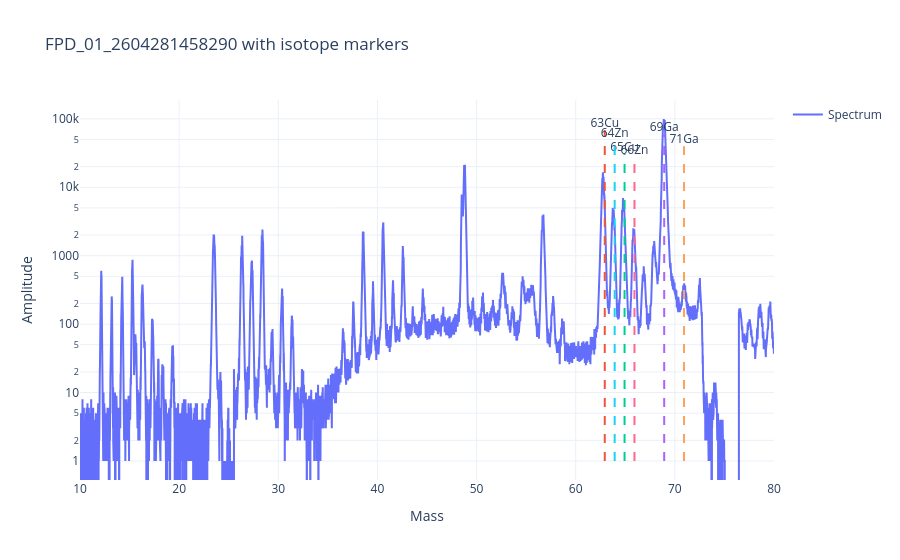

Here is the notebook cell this chart was saved with:
### Code cell
fig = spec.plot_with_element_markers_interactive(
    isotope_table=isotopes,
    elements=["Cu", "Ga", "Zn"],
    xlim=(10, 80),
    log_y=True,
    min_abundance=0.1,
)

fig

### Figure 1 — Plotly figure (JSON) as saved in the notebook; plotly's stock layout.template omitted (floating-point values rounded to 4 significant figures; data arrays with more than 128 entries replaced by an {"elided": "..."} marker saying what was removed)
{"data": [{"hovertemplate": "Mass: %{x:.4f}<br>Amplitude: %{y}<extra></extra>", "mode": "lines", "name": "Spectrum", "type": "scatter", "x": {"elided": "12000 float values"}, "y": {"elided": "12000 float values"}}, {"hovertemplate": "Element: Cu<br>Isotope: 63Cu<br>Exact mass: %{x:.5f}<br>Abundance: 69.15 %<extra></extra>", "line": {"dash": "dash"}, "mode": "lines+text", "name": "Cu", "showlegend": false, "text": ["", "63Cu"], "textposition": "top center", "type": "scatter", "x": [62.93, 62.93], "y": [1, 68730.0]}, {"hovertemplate": "Element: Cu<br>Isotope: 65Cu<br>Exact mass: %{x:.5f}<br>Abundance: 30.85 %<extra></extra>", "line": {"dash": "dash"}, "mode": "lines+text", "name": "Cu", "showlegend": false, "text": ["", "65Cu"], "textposition": "top center", "type": "scatter", "x": [64.93, 64.93], "y": [1, 30660.0]}, {"hovertemplate": "Element: Ga<br>Isotope: 69Ga<br>Exact mass: %{x:.5f}<br>Abundance: 60.108 %<extra></extra>", "line": {"dash": "dash"}, "mode": "lines+text", "name": "Ga", "showlegend": false, "text": ["", "69Ga"], "textposition": "top center", "type": "scatter", "x": [68.93, 68.93], "y": [1, 59740.0]}, {"hovertemplate": "Element: Ga<br>Isotope: 71Ga<br>Exact mass: %{x:.5f}<br>Abundance: 39.892 %<extra></extra>", "line": {"dash": "dash"}, "mode": "lines+text", "name": "Ga", "showlegend": false, "text": ["", "71Ga"], "textposition": "top center", "type": "scatter", "x": [70.92, 70.92], "y": [1, 39650.0]}, {"hovertemplate": "Element: Zn<br>Isotope: 64Zn<br>Exact mass: %{x:.5f}<br>Abundance: 49.17 %<extra></extra>", "line": {"dash": "dash"}, "mode": "lines+text", "name": "Zn", "showlegend": false, "text": ["", "64Zn"], "textposition": "top center", "type": "scatter", "x": [63.93, 63.93], "y": [1, 48870.0]}, {"hovertemplate": "Element: Zn<br>Isotope: 66Zn<br>Exact mass: %{x:.5f}<br>Abundance: 27.73 %<extra></extra>", "line": {"dash": "dash"}, "mode": "lines+text", "name": "Zn", "showlegend": false, "text": ["", "66Zn"], "textposition": "top center", "type": "scatter", "x": [65.93, 65.93], "y": [1, 27560.0]}], "layout": {"hovermode": "closest", "title": {"text": "FPD_01_2604281458290 with isotope markers"}, "xaxis": {"range": [10, 80], "title": {"text": "Mass"}}, "yaxis": {"title": {"text": "Amplitude"}, "type": "log"}}}
